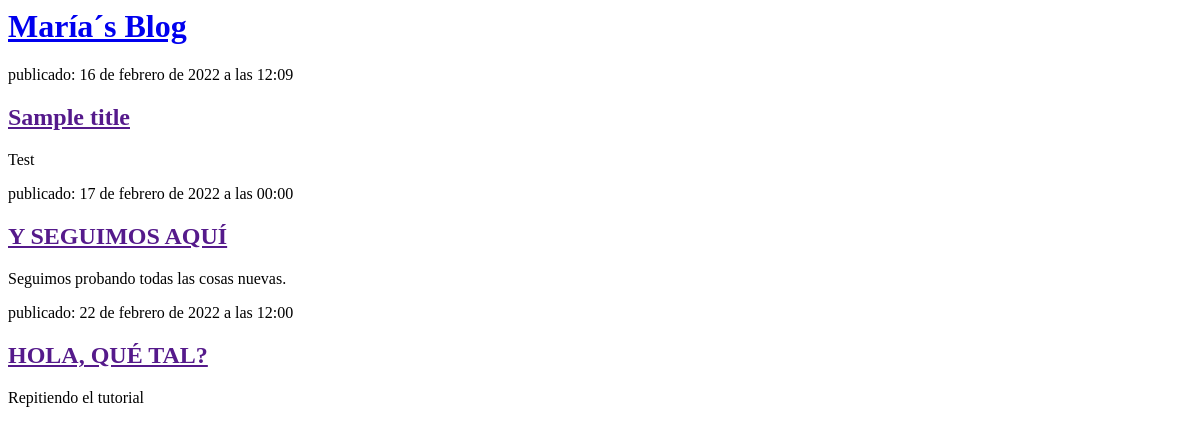
The app's page /, older data.
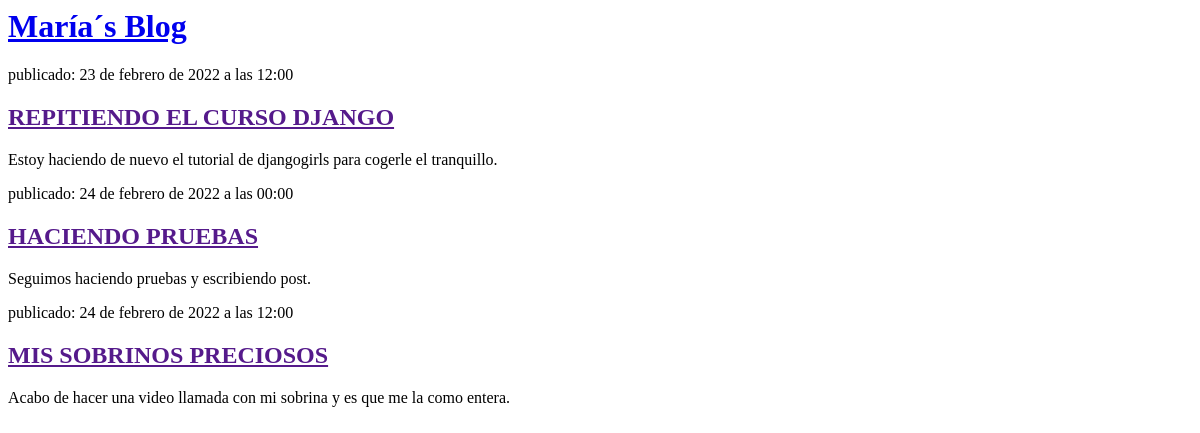
The same page, newer data.
### blog/models.py (models this page shows, shortened)
class Post(models.Model):
    author = models.ForeignKey(settings.AUTH_USER_MODEL, on_delete=models.CASCADE)
    title = models.CharField(max_length=200)
    text = models.TextField()
    created_date = models.DateTimeField(
            default=timezone.now)
    published_date = models.DateTimeField(
            blank=True, null=True)

### blog/views.py (the view)
# urls.py: path('', views.post_list, name='post_list'),
def post_list(request):
    posts = Post.objects.filter(published_date__lte=timezone.now()).order_by('published_date')
    return render(request, 'blog/post_list.html', {'posts': posts})

### blog/templates/blog/post_list.html (shortened to what this page needs)
<html>
    <head>
    </head>
    <body>
        <div>
            <h1><a href="/">María´s Blog</a></h1>
        </div>
        {% for post in posts %}
    <div>
        <p> publicado: {{ post.published_date }}</p>
        <h2><a href="">{{ post.title }}</a></h2>
        <p>{{ post.text|linebreaksbr }}</p>
    </div>
{% endfor %}
    </body>
</html>

Row changes from the older to the newer data that the page shows:
no longer on this page (row edited): Post: published_date "16 de febrero de 2022 a las 12:09", title "Sample title", text "Test"
removed Post: published_date "17 de febrero de 2022 a las 00:00", title "Y SEGUIMOS AQUÍ", text "Seguimos probando todas las cosas nuevas."
removed Post: published_date "22 de febrero de 2022 a las 12:00", title "HOLA, QUÉ TAL?", text "Repitiendo el tutorial"
added Post: published_date "23 de febrero de 2022 a las 12:00", title "REPITIENDO EL CURSO DJANGO", text "Estoy haciendo de nuevo el tutorial de djangogirls para cogerle el tranquillo."
now on this page (row edited): Post: published_date "24 de febrero de 2022 a las 00:00", title "HACIENDO PRUEBAS", text "Seguimos haciendo pruebas y escribiendo post."
added Post: published_date "24 de febrero de 2022 a las 12:00", title "MIS SOBRINOS PRECIOSOS", text "Acabo de hacer una video llamada con mi sobrina y es que me la como entera."
